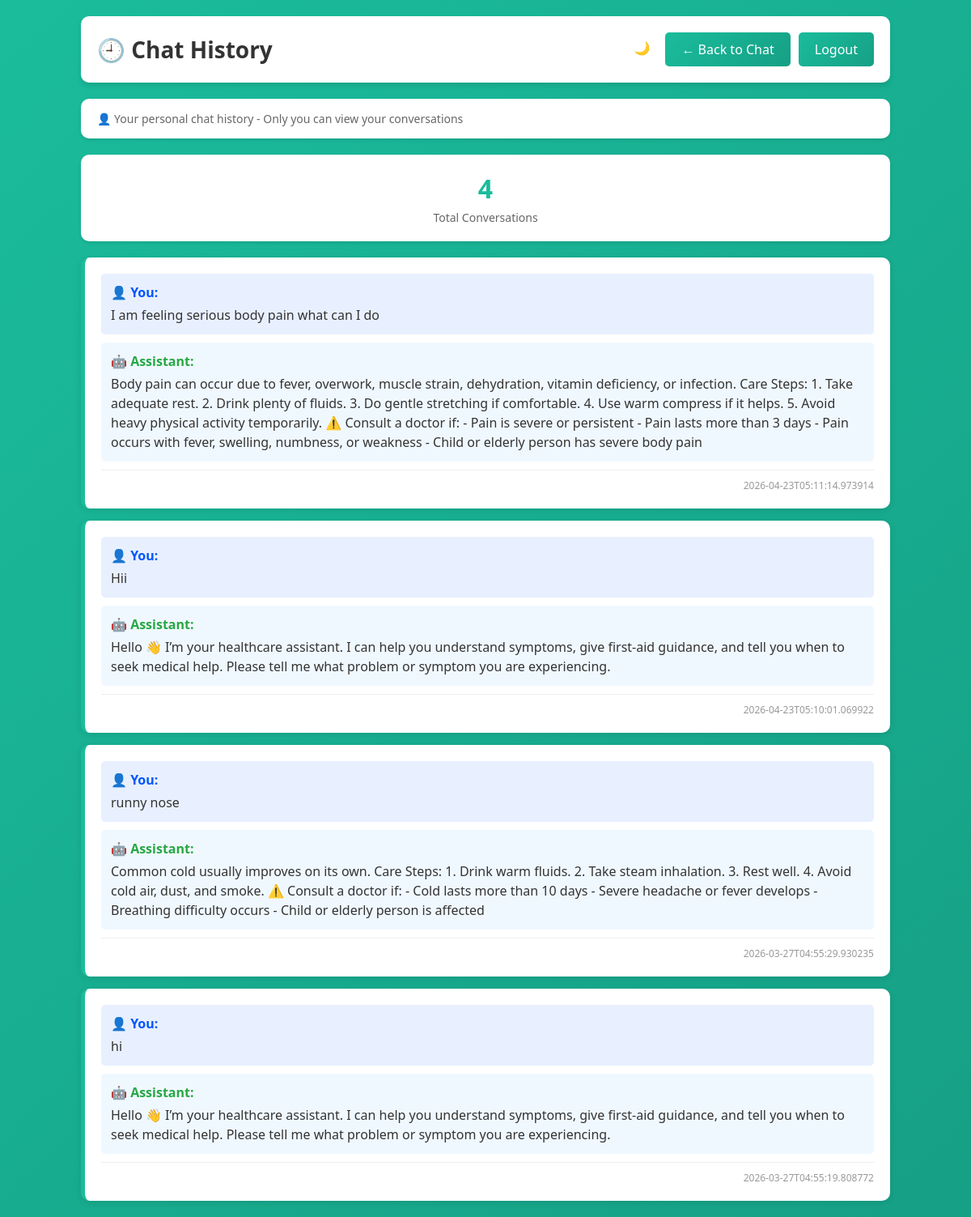
Page /history-page (signed in) on the committed database.
### tables this page shows
CREATE TABLE interactions (
                id INTEGER PRIMARY KEY AUTOINCREMENT,
                user_id INTEGER NOT NULL,
                user_text TEXT,
                bot_text TEXT,
                timestamp TEXT,
                FOREIGN KEY (user_id) REFERENCES users(id) ON DELETE CASCADE
            );

### app.py (the view, shortened to what this page needs)
@app.route("/history-page")
@login_required
def history_page():
    conn = sqlite3.connect(DB_PATH)
    cur = conn.cursor()
    cur.execute("""
        SELECT user_text, bot_text, timestamp
        FROM interactions
        WHERE user_id = ?
        ORDER BY id DESC
        LIMIT 50
    """, (current_user.id,))
    rows = cur.fetchall()
    conn.close()
    return render_template("history.html", chats=rows, username=current_user.username, is_admin=False)

### app.py (called while the page is built)
@login_manager.user_loader
def load_user(user_id):
    conn = sqlite3.connect(DB_PATH)
    cur = conn.cursor()
    cur.execute("SELECT id, username, email, role FROM users WHERE id = ?", (user_id,))
    user_data = cur.fetchone()
    conn.close()
    if user_data:
        return User(user_data[0], user_data[1], user_data[2], user_data[3] if len(user_data) > 3 else 'user')
    return None

### templates/history.html (shortened to what this page needs)
<!DOCTYPE html>
<html lang="en">
<head>
</head>
<body>
    <div class="container">
        <div class="header">
            <h1>🕘 Chat History</h1>
            <div class="header-buttons">
                <button id="dark-toggle" onclick="toggleDarkMode()" title="Toggle dark mode">🌙</button>
                <a href="/">← Back to Chat</a>
                <a href="/logout">Logout</a>
            </div>
        </div>
        <div class="user-info">
            {% if is_admin %}
                🛡️ Admin view: All users' chat history (read-only)
            {% else %}
                👤 Your personal chat history - Only you can view your conversations
            {% endif %}
        </div>
        {% if chats|length == 0 %}
            <div class="empty-state">
                <h2>No Chat History Yet</h2>
                <p>Start a conversation to see your history here</p>
            </div>
        {% else %}
            <div class="stats">
                <div class="stat-card">
                    <div class="stat-number">{{ chats|length }}</div>
                    <div class="stat-label">Total Conversations</div>
                </div>
            </div>
            <div class="chat-box">
                {% if is_admin %}
                    {% for username, user_text, bot_text, time in chats %}
                        <div class="chat">
                            <div class="user-message">
                                <div class="user">👤 {{ username }}:</div>
                                <div class="user-text">{{ user_text }}</div>
                            </div>
                            <div class="bot-message">
                                <div class="bot">🤖 Assistant:</div>
                                <div class="bot-text">{{ bot_text }}</div>
                            </div>
                            <div class="time">{{ time }}</div>
                        </div>
                    {% endfor %}
                {% else %}
                    {% for user, bot, time in chats %}
                        <div class="chat">
                            <div class="user-message">
                                <div class="user">👤 You:</div>
                                <div class="user-text">{{ user }}</div>
                            </div>
                            <div class="bot-message">
                                <div class="bot">🤖 Assistant:</div>
                                <div class="bot-text">{{ bot }}</div>
                            </div>
                            <div class="time">{{ time }}</div>
                        </div>
                    {% endfor %}
                {% endif %}
            </div>
        {% endif %}
    </div>
</body>
</html>

### templates/history.html (style rules this page uses)
* { margin: 0; padding: 0; box-sizing: border-box; }
body { font-family: 'Segoe UI', Tahoma, Geneva, Verdana, sans-serif; background: linear-gradient(135deg, #1abc9c 0%, #16a085 100%); min-height: 100vh; padding: 20px; }
.container { max-width: 1000px; margin: 0 auto; }
.header { background: white; padding: 20px; border-radius: 10px; margin-bottom: 20px; box-shadow: 0 4px 6px rgba(0, 0, 0, 0.1); display: flex; justify-content: space-between; align-items: center; }
.header h1 { color: #333; font-size: 28px; }
.header-buttons { display: flex; gap: 10px; }
.header-buttons a { padding: 10px 20px; background: linear-gradient(135deg, #1abc9c 0%, #16a085 100%); color: white; text-decoration: none; border-radius: 5px; transition: all 0.3s ease; font-weight: 500; border: none; cursor: pointer; }
.user-info { background: white; padding: 15px 20px; border-radius: 10px; margin-bottom: 20px; box-shadow: 0 2px 4px rgba(0, 0, 0, 0.1); color: #666; font-size: 14px; }
.chat-box { display: grid; gap: 15px; }
.chat { background: white; padding: 20px; border-radius: 10px; box-shadow: 0 2px 8px rgba(0, 0, 0, 0.1); border-left: 5px solid #1abc9c; transition: all 0.3s ease; }
.user-message { background: #e8f0ff; padding: 12px; border-radius: 5px; margin-bottom: 10px; }
.user { font-weight: bold; color: #0055ff; margin-bottom: 5px; }
.user-text { color: #333; line-height: 1.5; word-wrap: break-word; }
.bot-message { background: #f0f8ff; padding: 12px; border-radius: 5px; margin-bottom: 10px; }
.bot { font-weight: bold; color: #28a745; margin-bottom: 5px; }
.bot-text { color: #333; line-height: 1.5; word-wrap: break-word; }
.time { font-size: 12px; color: #999; text-align: right; margin-top: 10px; padding-top: 10px; border-top: 1px solid #eee; }
.stats { display: grid; grid-template-columns: repeat(auto-fit, minmax(200px, 1fr)); gap: 15px; margin-bottom: 20px; }
.stat-card { background: white; padding: 20px; border-radius: 10px; text-align: center; box-shadow: 0 2px 4px rgba(0, 0, 0, 0.1); }
.stat-number { font-size: 32px; font-weight: bold; color: #1abc9c; margin-bottom: 5px; }
.stat-label { color: #666; font-size: 14px; }
#dark-toggle { width: 38px; height: 38px; border-radius: 50%; border: none; cursor: pointer; display: flex; align-items: center; justify-content: center; font-size: 16px; background: rgba(255, 255, 255, 0.2); color: white; transition: all 0.3s ease; }

### rows in the picture
interactions: user_text "I am feeling serious body pain what can I do", bot_text "Body pain can occur due to fever, overwork, muscle strain, dehydration, vitamin deficiency, or infection. Care Steps: 1. Take adequate rest. 2. Drink plenty of fluids. 3. Do gentle stretching if comfortable. 4. Use warm compress if it helps. 5. Avoid heavy physical activity temporarily. ⚠️ Consult a doctor if: - Pain is severe or persistent - Pain lasts more than 3 days - Pain occurs with fever, swelling, numbness, or weakness - Child or elderly person has severe body pain", timestamp "2026-04-23T05:11:14.973914"
interactions: user_text "Hii", bot_text "Hello 👋 I’m your healthcare assistant. I can help you understand symptoms, give first-aid guidance, and tell you when to seek medical help. Please tell me what problem or symptom you are experiencing.", timestamp "2026-04-23T05:10:01.069922"
interactions: user_text "runny nose", bot_text "Common cold usually improves on its own. Care Steps: 1. Drink warm fluids. 2. Take steam inhalation. 3. Rest well. 4. Avoid cold air, dust, and smoke. ⚠️ Consult a doctor if: - Cold lasts more than 10 days - Severe headache or fever develops - Breathing difficulty occurs - Child or elderly person is affected", timestamp "2026-03-27T04:55:29.930235"
interactions: user_text "hi", bot_text "Hello 👋 I’m your healthcare assistant. I can help you understand symptoms, give first-aid guidance, and tell you when to seek medical help. Please tell me what problem or symptom you are experiencing.", timestamp "2026-03-27T04:55:19.808772"

### other values in the picture
{{ chats|length }} "4"
